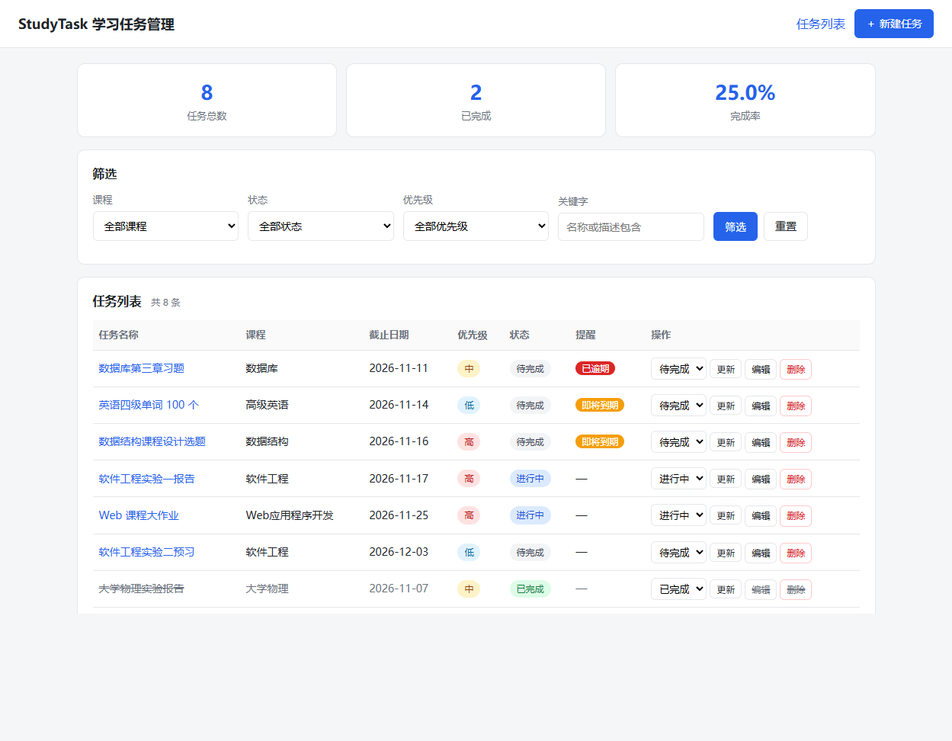
#> input picture docs/screenshot_index.png, 952 x 741 px, shrunk from 1249 x 972 before the run
$ python make_side.py
#> lines starting #> are read from the running program, lines starting #| are printed output that depends on the picture
# -*- coding: utf-8 -*-
"""把三张界面截图拼成一张横排图，供报告排版用（节省纵向空间）。"""
import os
from PIL import Image

BASE = os.path.dirname(os.path.abspath(__file__))
GAP = 18
BG = (255, 255, 255)

names = ["screenshot_index.png", "screenshot_detail.png", "screenshot_validation.png"]
items = []
for n in names:
    im = Image.open(os.path.join(BASE, n)).convert("RGB")
#> im is the input picture: PIL image 952x741 RGB; mean R, G, B 246.4, 246.9, 248.7
    items.append(im)

W = sum(i.width for i in items) + GAP * (len(items) - 1)
#> W = 2329
H = max(i.height for i in items)
#> H = 741
canvas = Image.new("RGB", (W, H), BG)
#> canvas: PIL image 2329x741 RGB; every value is 255
x = 0
for im in items:
    canvas.paste(im, (x, 0))
    x += im.width + GAP
#> this loop made 3 passes
#> x on passes 1 to 3: 970, 1808, 2347
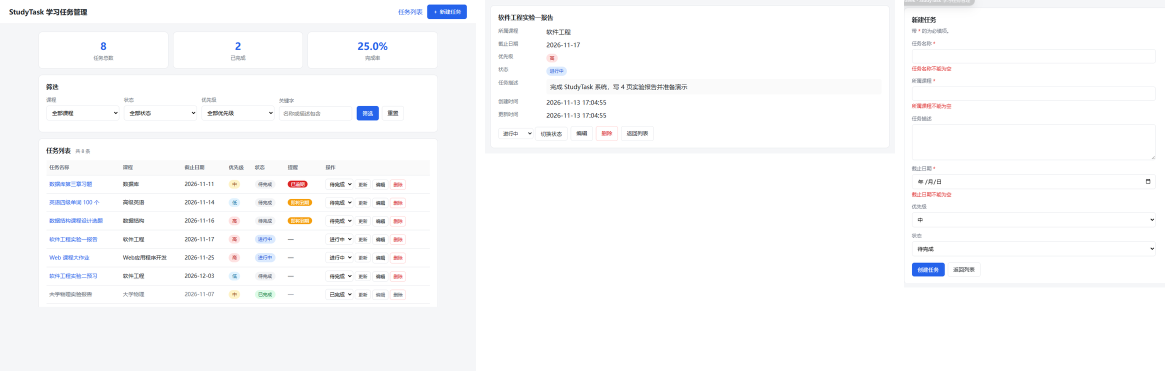
#> canvas: PIL image 2329x741 RGB (shown at 1/2 size); mean R, G, B 250.2, 250.4, 251.4
#> after the loop, x = 2347
canvas.save(os.path.join(BASE, "_side.png"), optimize=True)
print("side:", canvas.size)
#| side: (2329, 741)
